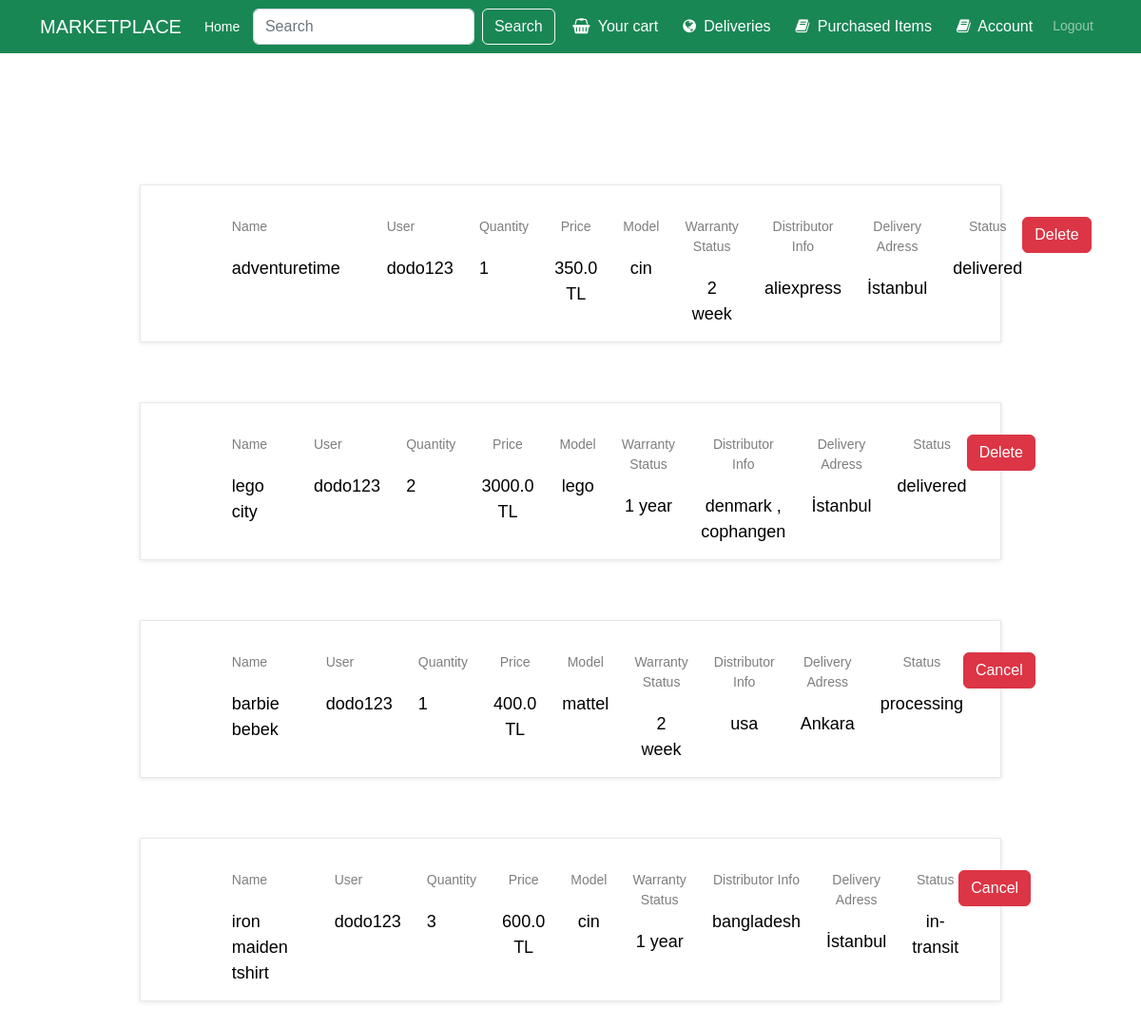
/delivery (signed in), run on an earlier commit of the app's database.
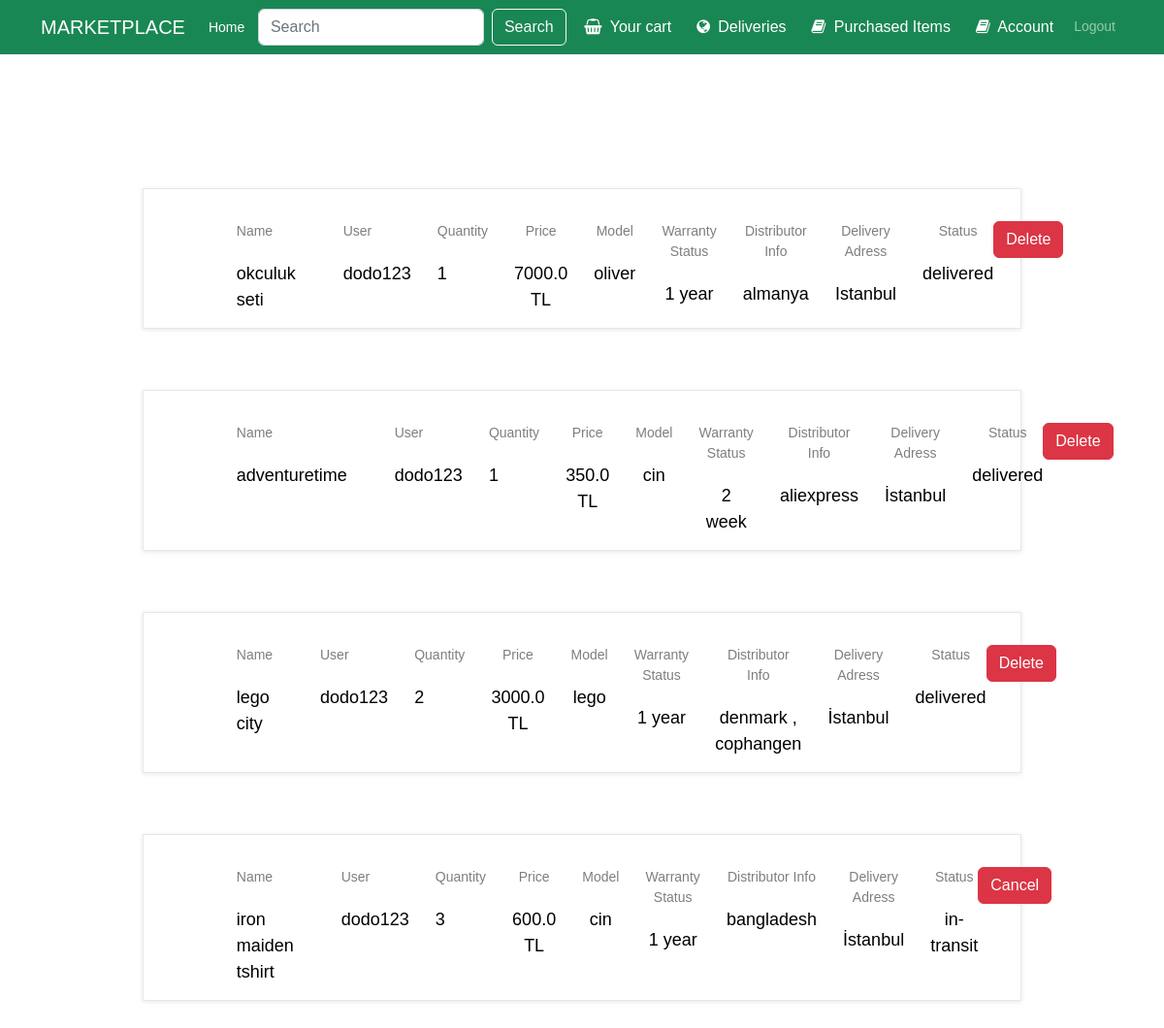
And on a later commit of the database.
### Product/models.py (models this page shows, shortened)
class OrderedProduct(models.Model):
    ID = models.IntegerField(primary_key=True)
    name = models.CharField(max_length=100)
    model = models.CharField(max_length=100)
    number = models.IntegerField()
    description = models.TextField()
    price = models.FloatField(default=0)
    warranty_status = models.CharField(max_length=100)
    distributor_info = models.TextField()
    order_number = models.CharField(max_length=100)
    delivery_address = models.TextField(blank=True,null=True)
    recipient = models.ForeignKey(settings.AUTH_USER_MODEL, on_delete=models.CASCADE)
    order_process_status = models.CharField(max_length=100, default="processing")
    quantity = models.IntegerField()
    purchased_price = models.FloatField(default=0)
    InstockID = models.IntegerField(default=0)

class Users(AbstractBaseUser,PermissionsMixin):
    username_validator = UnicodeUsernameValidator()
    ID = models.AutoField(primary_key=True)
    email = models.EmailField(blank=True,default='')
    first_name = models.CharField(max_length=150,default='',blank=True)
    last_name = models.CharField(max_length=150,default='',blank=True)
    is_active = models.BooleanField(default=True,help_text=
            "Designates whether this user should be treated as active. "
            "Unselect this instead of deleting accounts."
    )
    is_superuser = models.BooleanField(default=False)
    is_staff = models.BooleanField(default=False,help_text="Designates whether the user can log into this admin site.")
    username = models.CharField(max_length=150,
        unique=True,
        help_text=(
            "Required. 150 characters or fewer. Letters, digits and @/./+/-/_ only."
        ),
        validators=[username_validator],
        error_messages={
            "unique": "A user with that username already exists.",
        }
    )
    tax_ID = models.IntegerField(default=0)
    home_address = models.TextField(blank=True,null=True)
    role = models.CharField(max_length=100,default='customer')
    date_joined = models.DateTimeField(default=timezone.now)
    last_login = models.DateTimeField(blank=True,null=True)
    objects = MyUserManager()
    REQUIRED_FIELDS = []
    USERNAME_FIELD = "username"
    def __str__(self):
        return self.username
    class Meta:
        verbose_name = 'User'
        verbose_name_plural = 'Users'

### Main/views.py (the view, shortened to what this page needs)
# urls.py: path("delivery",views.delivery,name="delivery"),
def delivery(request):
    if request.user.is_authenticated:
        if request.user.role == "product manager":
            ordered_products = OrderedProduct.objects.all()
        else:
            ordered_products = OrderedProduct.objects.filter(recipient = request.user)
        return render(request,"delivery.html",{"products":ordered_products})
    else:
        products = []
        return render(request,"delivery.html",{"products":products})

### Main/templates/delivery.html (shortened to what the changed rows need)
{% extends 'base.html' %}
{% load static %}
{% block link %}
<link rel="stylesheet" type="text/css" href="{% static 'cart.css' %}">
{% endblock %}
{% block content %}
<div class="container mt-3">
<div class="cart_section">
    {% if request.user.is_authenticated %}
        {% if products|length == 0  %}
        <h5 class="alert-heading col-lg-10"> There are no deliveries</h5>
        {% else %}
        <div class="container-fluid">
            <div class="row">
                <div class="col-lg-10 offset-lg-1">
                    <div class="cart_container">
                        <div class="cart_items">
                            <br>
                            {% for product in products %}
                            <ul class="cart_list">
                                <li class="cart_item clearfix">
                                    <div class="cart_item_info d-flex flex-md-row flex-column justify-content-between">
                                        <div class="cart_item_name cart_info_col">
                                            <div class="cart_item_title">Name</div>
                                            <div class="cart_item_text">{{product.name}}</div>
                                        </div>
                                        <div class="cart_item_name cart_info_col">
                                            <div class="cart_item_title">User</div>
                                            <div class="cart_item_text">{{product.recipient}}</div>
                                        </div>
                                        <div class="cart_item_quantity cart_info_col">
                                            <div class="cart_item_title">Quantity</div>
                                            <div class="cart_item_text">{{product.quantity}}</div>
                                        </div>
                                        {% if product.purchased_price == 0 %}
                                        <div class="cart_item_price cart_info_col">
                                            <div class="cart_item_title">Price</div>
                                            <div class="cart_item_text">{{product.price}} TL</div>
                                        </div>
                                        {% else %}
                                        <div class="cart_item_price cart_info_col">
                                            <div class="cart_item_title">Price</div>
                                            <div class="cart_item_text">{{product.purchased_price}} TL</div>
                                        </div>
                                        {% endif %}
                                        <div class="cart_item_total cart_info_col">
                                            <div class="cart_item_title">Model</div>
                                            <div class="cart_item_text">{{product.model}}</div>
                                        </div>
                                        <div class="cart_item_total cart_info_col">
                                            <div class="cart_item_title">Warranty Status</div>
                                            <div class="cart_item_text">{{product.warranty_status}}</div>
                                        </div>
                                        <div class="cart_item_total cart_info_col">
                                            <div class="cart_item_title">Distributor Info</div>
                                            <div class="cart_item_text">{{product.distributor_info}}</div>
                                        </div>
                                        <div class="cart_item_total cart_info_col">
                                            <div class="cart_item_title">Delivery Adress</div>
                                            <div class="cart_item_text">{{product.delivery_address}}</div>
                                        </div>
                                        <div class="cart_item_total cart_info_col">
                                            <div class="cart_item_title">Status</div>
                                            <div class="cart_item_text">{{product.order_process_status}}</div>
                                        </div>
                                        {% if product.order_process_status != "delivered" %}
                                        <form method="post" class="justify-content-center" action="{% url 'delivery' %}">
                                            <button class="btn btn-danger" type="submit">Cancel</button>
                                        </form>
                                        {% else %}
                                        <form method="post" class="justify-content-center" action="{% url 'delivery' %}">
                                            <button class="btn btn-danger" type="submit">Delete</button>
                                        </form>
                                        {% endif %}
                                    </div>
                                </li>
                            </ul>
                            <br>
                            <br>
                            <br>
                            {% endfor %}
                        </div>
                    </div>
                </div>
            </div>
        </div>
        {% endif %}
    {% else %}
    <h5 class="alert-heading col-lg-10"> You are not logged in</h5>
    <h5 class="alert-heading col-lg-10">Please log in to see your deliveries.</h5>
    {% endif %}
</div>
</div>
{% endblock %}

What changed in the data, as far as the page shows it:
removed OrderedProduct: name "barbie bebek", recipient "dodo123", quantity "1", purchased_price "400.0", model "mattel", warranty_status "2 week", distributor_info "usa", delivery_address "Ankara", order_process_status "processing"
added OrderedProduct: name "okculuk seti", recipient "dodo123", quantity "1", purchased_price "7000.0", model "oliver", warranty_status "1 year", distributor_info "almanya", delivery_address "Istanbul", order_process_status "delivered"
